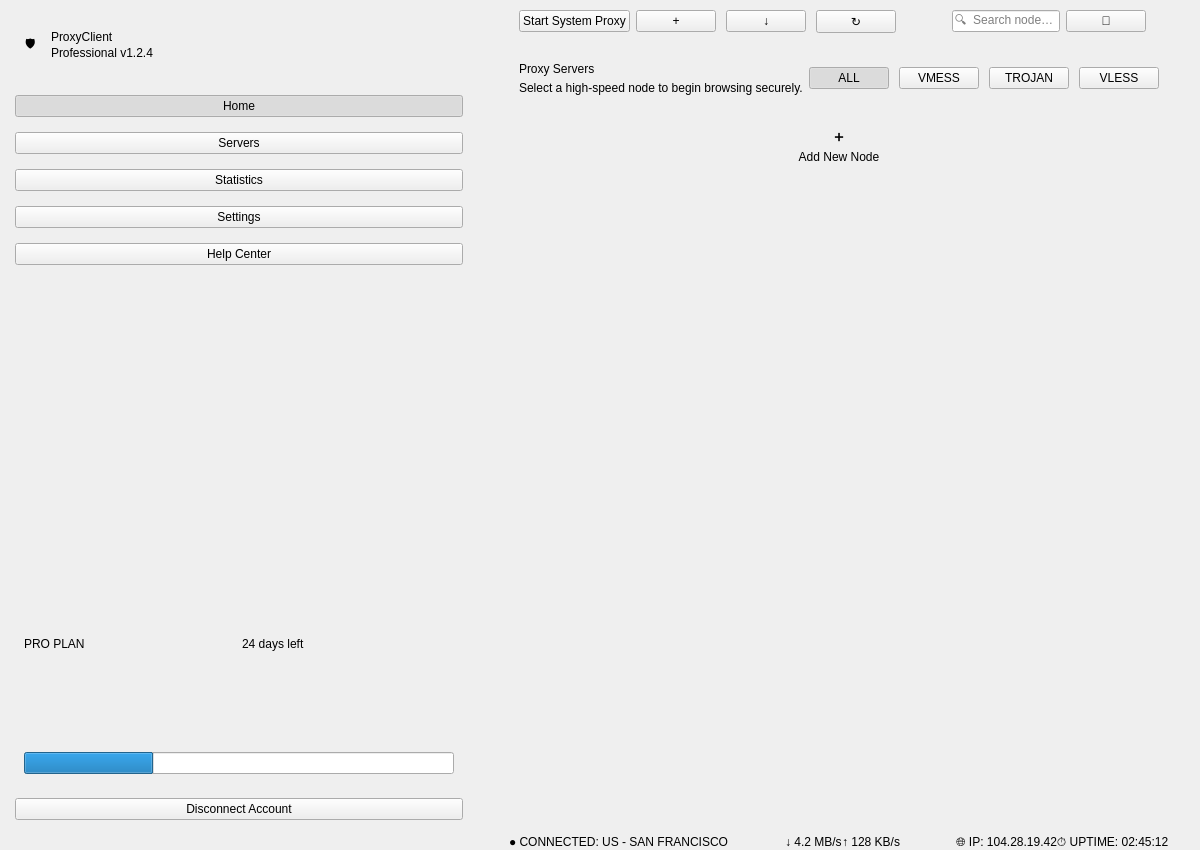
<?xml version="1.0" encoding="UTF-8"?>
<ui version="4.0">
 <class>v2raycppClass</class>
 <widget class="QWidget" name="v2raycppClass">
  <property name="geometry">
   <rect>
    <x>0</x>
    <y>0</y>
    <width>1200</width>
    <height>850</height>
   </rect>
  </property>
  <property name="windowTitle">
   <string>ProxyClient</string>
  </property>
  <layout class="QHBoxLayout" name="mainLayout">
   <property name="spacing">
    <number>0</number>
   </property>
   <property name="leftMargin">
    <number>0</number>
   </property>
   <property name="topMargin">
    <number>0</number>
   </property>
   <property name="rightMargin">
    <number>0</number>
   </property>
   <property name="bottomMargin">
    <number>0</number>
   </property>
   <item>
    <widget class="QFrame" name="fr_left">
     <layout class="QVBoxLayout" name="sidebarLayout">
      <property name="spacing">
       <number>15</number>
      </property>
      <property name="leftMargin">
       <number>15</number>
      </property>
      <property name="topMargin">
       <number>30</number>
      </property>
      <property name="rightMargin">
       <number>15</number>
      </property>
      <property name="bottomMargin">
       <number>30</number>
      </property>
      <item>
       <layout class="QHBoxLayout" name="logoLayout">
        <property name="leftMargin">
         <number>10</number>
        </property>
        <item>
         <widget class="QLabel" name="logoIcon">
          <property name="text">
           <string>🛡️</string>
          </property>
          <property name="class" stdset="0">
           <string>logoIcon</string>
          </property>
         </widget>
        </item>
        <item>
         <layout class="QVBoxLayout" name="logoTextLayout">
          <property name="spacing">
           <number>2</number>
          </property>
          <item>
           <widget class="QLabel" name="logoTitle">
            <property name="text">
             <string>ProxyClient</string>
            </property>
            <property name="class" stdset="0">
             <string>logoTitle</string>
            </property>
           </widget>
          </item>
          <item>
           <widget class="QLabel" name="logoSubtitle">
            <property name="text">
             <string>Professional v1.2.4</string>
            </property>
            <property name="class" stdset="0">
             <string>logoSubtitle</string>
            </property>
           </widget>
          </item>
         </layout>
        </item>
        <item>
         <spacer>
          <property name="orientation">
           <enum>Qt::Orientation::Horizontal</enum>
          </property>
          <property name="sizeHint" stdset="0">
           <size>
            <width>0</width>
            <height>0</height>
           </size>
          </property>
         </spacer>
        </item>
       </layout>
      </item>
      <item>
       <spacer>
        <property name="orientation">
         <enum>Qt::Orientation::Vertical</enum>
        </property>
        <property name="sizeType">
         <enum>QSizePolicy::Policy::Fixed</enum>
        </property>
        <property name="sizeHint" stdset="0">
         <size>
          <width>20</width>
          <height>20</height>
         </size>
        </property>
       </spacer>
      </item>
      <item>
       <widget class="QPushButton" name="navHome">
        <property name="text">
         <string>Home</string>
        </property>
        <property name="checkable">
         <bool>true</bool>
        </property>
        <property name="checked">
         <bool>true</bool>
        </property>
        <property name="autoExclusive">
         <bool>true</bool>
        </property>
        <property name="class" stdset="0">
         <string>navItem</string>
        </property>
       </widget>
      </item>
      <item>
       <widget class="QPushButton" name="navServers">
        <property name="text">
         <string>Servers</string>
        </property>
        <property name="checkable">
         <bool>true</bool>
        </property>
        <property name="autoExclusive">
         <bool>true</bool>
        </property>
        <property name="class" stdset="0">
         <string>navItem</string>
        </property>
       </widget>
      </item>
      <item>
       <widget class="QPushButton" name="navStats">
        <property name="text">
         <string>Statistics</string>
        </property>
        <property name="checkable">
         <bool>true</bool>
        </property>
        <property name="autoExclusive">
         <bool>true</bool>
        </property>
        <property name="class" stdset="0">
         <string>navItem</string>
        </property>
       </widget>
      </item>
      <item>
       <widget class="QPushButton" name="navSettings">
        <property name="text">
         <string>Settings</string>
        </property>
        <property name="checkable">
         <bool>true</bool>
        </property>
        <property name="autoExclusive">
         <bool>true</bool>
        </property>
        <property name="class" stdset="0">
         <string>navItem</string>
        </property>
       </widget>
      </item>
      <item>
       <widget class="QPushButton" name="navHelp">
        <property name="text">
         <string>Help Center</string>
        </property>
        <property name="checkable">
         <bool>true</bool>
        </property>
        <property name="autoExclusive">
         <bool>true</bool>
        </property>
        <property name="class" stdset="0">
         <string>navItem</string>
        </property>
       </widget>
      </item>
      <item>
       <spacer>
        <property name="orientation">
         <enum>Qt::Orientation::Vertical</enum>
        </property>
        <property name="sizeHint" stdset="0">
         <size>
          <width>20</width>
          <height>40</height>
         </size>
        </property>
       </spacer>
      </item>
      <item>
       <widget class="QFrame" name="proPlanBox">
        <layout class="QVBoxLayout">
         <item>
          <layout class="QHBoxLayout">
           <item>
            <widget class="QLabel" name="proPlanTitle">
             <property name="text">
              <string>PRO PLAN</string>
             </property>
            </widget>
           </item>
           <item>
            <spacer>
             <property name="orientation">
              <enum>Qt::Orientation::Vertical</enum>
             </property>
             <property name="sizeHint" stdset="0">
              <size>
               <width>0</width>
               <height>0</height>
              </size>
             </property>
            </spacer>
           </item>
           <item>
            <widget class="QLabel" name="proPlanDays">
             <property name="text">
              <string>24 days left</string>
             </property>
            </widget>
           </item>
          </layout>
         </item>
         <item>
          <widget class="QProgressBar" name="proProgressBar">
           <property name="value">
            <number>30</number>
           </property>
           <property name="textVisible">
            <bool>false</bool>
           </property>
          </widget>
         </item>
        </layout>
       </widget>
      </item>
      <item>
       <widget class="QPushButton" name="btnDisconnect">
        <property name="text">
         <string>Disconnect Account</string>
        </property>
       </widget>
      </item>
     </layout>
    </widget>
   </item>
   <item>
    <widget class="QFrame" name="fr_mid">
     <layout class="QVBoxLayout" name="rightPanelLayout">
      <property name="spacing">
       <number>0</number>
      </property>
      <property name="leftMargin">
       <number>1</number>
      </property>
      <property name="topMargin">
       <number>1</number>
      </property>
      <property name="rightMargin">
       <number>1</number>
      </property>
      <property name="bottomMargin">
       <number>1</number>
      </property>
      <item>
       <widget class="QFrame" name="fr_top">
        <layout class="QHBoxLayout">
         <property name="leftMargin">
          <number>40</number>
         </property>
         <property name="rightMargin">
          <number>40</number>
         </property>
         <item>
          <widget class="QPushButton" name="btnStartProxy">
           <property name="text">
            <string>Start System Proxy</string>
           </property>
          </widget>
         </item>
         <item>
          <layout class="QHBoxLayout">
           <property name="spacing">
            <number>10</number>
           </property>
           <item>
            <widget class="QPushButton" name="toolAdd">
             <property name="text">
              <string>+</string>
             </property>
             <property name="class" stdset="0">
              <string>iconBtn</string>
             </property>
            </widget>
           </item>
           <item>
            <widget class="QPushButton" name="toolDl">
             <property name="text">
              <string>↓</string>
             </property>
             <property name="class" stdset="0">
              <string>iconBtn</string>
             </property>
            </widget>
           </item>
           <item>
            <widget class="QPushButton" name="toolRefresh">
             <property name="text">
              <string>↻</string>
             </property>
             <property name="class" stdset="0">
              <string>iconBtn</string>
             </property>
            </widget>
           </item>
          </layout>
         </item>
         <item>
          <spacer>
           <property name="orientation">
            <enum>Qt::Orientation::Horizontal</enum>
           </property>
           <property name="sizeHint" stdset="0">
            <size>
             <width>0</width>
             <height>0</height>
            </size>
           </property>
          </spacer>
         </item>
         <item>
          <widget class="QLineEdit" name="searchBar">
           <property name="placeholderText">
            <string>🔍  Search nodes...</string>
           </property>
          </widget>
         </item>
         <item>
          <widget class="QPushButton" name="btnNotify">
           <property name="text">
            <string>🔔</string>
           </property>
           <property name="class" stdset="0">
            <string>circleBtn</string>
           </property>
          </widget>
         </item>
         <item>
          <widget class="QLabel" name="profilePic">
           <property name="text">
            <string/>
           </property>
          </widget>
         </item>
        </layout>
       </widget>
      </item>
      <item>
       <widget class="QFrame" name="frame">
        <layout class="QVBoxLayout" name="layout">
         <property name="leftMargin">
          <number>40</number>
         </property>
         <property name="topMargin">
          <number>20</number>
         </property>
         <property name="rightMargin">
          <number>40</number>
         </property>
         <item>
          <layout class="QHBoxLayout">
           <property name="leftMargin">
            <number>0</number>
           </property>
           <property name="rightMargin">
            <number>0</number>
           </property>
           <item>
            <layout class="QVBoxLayout">
             <property name="spacing">
              <number>5</number>
             </property>
             <item>
              <widget class="QLabel" name="pageTitle">
               <property name="text">
                <string>Proxy Servers</string>
               </property>
              </widget>
             </item>
             <item>
              <widget class="QLabel" name="pageSubtitle">
               <property name="text">
                <string>Select a high-speed node to begin browsing securely.</string>
               </property>
              </widget>
             </item>
            </layout>
           </item>
           <item>
            <spacer>
             <property name="orientation">
              <enum>Qt::Orientation::Horizontal</enum>
             </property>
             <property name="sizeHint" stdset="0">
              <size>
               <width>0</width>
               <height>0</height>
              </size>
             </property>
            </spacer>
           </item>
           <item>
            <layout class="QHBoxLayout">
             <property name="spacing">
              <number>10</number>
             </property>
             <item>
              <widget class="QPushButton" name="filterAll">
               <property name="text">
                <string>ALL</string>
               </property>
               <property name="checkable">
                <bool>true</bool>
               </property>
               <property name="checked">
                <bool>true</bool>
               </property>
               <property name="autoExclusive">
                <bool>true</bool>
               </property>
               <property name="class" stdset="0">
                <string>filterBtn</string>
               </property>
              </widget>
             </item>
             <item>
              <widget class="QPushButton" name="filterVmess">
               <property name="text">
                <string>VMESS</string>
               </property>
               <property name="checkable">
                <bool>true</bool>
               </property>
               <property name="autoExclusive">
                <bool>true</bool>
               </property>
               <property name="class" stdset="0">
                <string>filterBtn</string>
               </property>
              </widget>
             </item>
             <item>
              <widget class="QPushButton" name="filterTrojan">
               <property name="text">
                <string>TROJAN</string>
               </property>
               <property name="checkable">
                <bool>true</bool>
               </property>
               <property name="autoExclusive">
                <bool>true</bool>
               </property>
               <property name="class" stdset="0">
                <string>filterBtn</string>
               </property>
              </widget>
             </item>
             <item>
              <widget class="QPushButton" name="filterVless">
               <property name="text">
                <string>VLESS</string>
               </property>
               <property name="checkable">
                <bool>true</bool>
               </property>
               <property name="autoExclusive">
                <bool>true</bool>
               </property>
               <property name="class" stdset="0">
                <string>filterBtn</string>
               </property>
              </widget>
             </item>
            </layout>
           </item>
          </layout>
         </item>
         <item>
          <spacer>
           <property name="orientation">
            <enum>Qt::Orientation::Vertical</enum>
           </property>
           <property name="sizeType">
            <enum>QSizePolicy::Policy::Fixed</enum>
           </property>
           <property name="sizeHint" stdset="0">
            <size>
             <width>20</width>
             <height>20</height>
            </size>
           </property>
          </spacer>
         </item>
         <item>
          <layout class="QGridLayout" name="gridLayout">
           <property name="spacing">
            <number>25</number>
           </property>
           <item row="0" column="0">
            <widget class="QFrame" name="cardAddNode">
             <layout class="QVBoxLayout">
              <item>
               <widget class="QLabel" name="addNodeIcon">
                <property name="text">
                 <string>➕</string>
                </property>
                <property name="alignment">
                 <set>Qt::AlignmentFlag::AlignCenter</set>
                </property>
               </widget>
              </item>
              <item>
               <widget class="QLabel" name="addNodeText">
                <property name="text">
                 <string>Add New Node</string>
                </property>
                <property name="alignment">
                 <set>Qt::AlignmentFlag::AlignCenter</set>
                </property>
               </widget>
              </item>
             </layout>
            </widget>
           </item>
          </layout>
         </item>
         <item>
          <spacer>
           <property name="orientation">
            <enum>Qt::Orientation::Vertical</enum>
           </property>
           <property name="sizeHint" stdset="0">
            <size>
             <width>0</width>
             <height>0</height>
            </size>
           </property>
          </spacer>
         </item>
        </layout>
       </widget>
      </item>
      <item>
       <layout class="QHBoxLayout" name="layout_bottom">
        <property name="leftMargin">
         <number>30</number>
        </property>
        <property name="rightMargin">
         <number>30</number>
        </property>
        <item>
         <widget class="QLabel" name="statConnLabel">
          <property name="text">
           <string>● CONNECTED: US - SAN FRANCISCO</string>
          </property>
         </widget>
        </item>
        <item>
         <spacer>
          <property name="orientation">
           <enum>Qt::Orientation::Horizontal</enum>
          </property>
          <property name="sizeHint" stdset="0">
           <size>
            <width>0</width>
            <height>0</height>
           </size>
          </property>
         </spacer>
        </item>
        <item>
         <widget class="QLabel" name="statSpeedDown">
          <property name="text">
           <string>↓ 4.2 MB/s</string>
          </property>
          <property name="class" stdset="0">
           <string>statText</string>
          </property>
         </widget>
        </item>
        <item>
         <widget class="QLabel" name="statSpeedUp">
          <property name="text">
           <string>↑ 128 KB/s</string>
          </property>
          <property name="class" stdset="0">
           <string>statText</string>
          </property>
         </widget>
        </item>
        <item>
         <spacer>
          <property name="orientation">
           <enum>Qt::Orientation::Horizontal</enum>
          </property>
          <property name="sizeHint" stdset="0">
           <size>
            <width>0</width>
            <height>0</height>
           </size>
          </property>
         </spacer>
        </item>
        <item>
         <widget class="QLabel" name="statIP">
          <property name="text">
           <string>🌐 IP: 104.28.19.42</string>
          </property>
          <property name="class" stdset="0">
           <string>statText</string>
          </property>
         </widget>
        </item>
        <item>
         <widget class="QLabel" name="statUptime">
          <property name="text">
           <string>⏱ UPTIME: 02:45:12</string>
          </property>
          <property name="class" stdset="0">
           <string>statText</string>
          </property>
         </widget>
        </item>
       </layout>
      </item>
     </layout>
    </widget>
   </item>
  </layout>
 </widget>
 <resources/>
 <connections/>
</ui>
